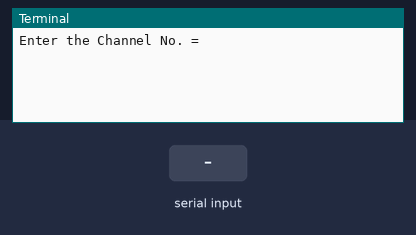
Simulated run of this program. Board: Raspberry Pi (BCM pin numbers). Shown: the last lines printed to the terminal. Inputs (shaded band) come from the test bench. The clock reads 2024-03-15 10:24:30 at power-on unless the program sets it.

Above: at 1.2 s.
1.3 s: "1" typed at the terminal, then Enter
At 1.9 s:
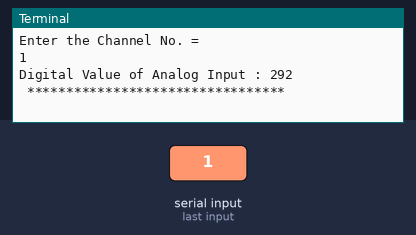
2.9 s: "2" typed at the terminal, then Enter
At 4.9 s:
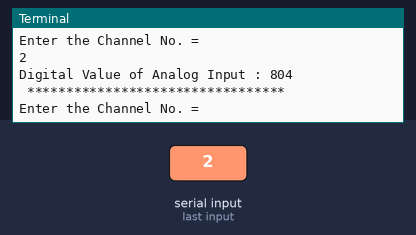

The program:

MCP3426.py
```python
# (licence header left out)
import smbus
import time

# Get I2C bus
bus = smbus.SMBus(1)

# I2C address of the device
MCP3426_DEFAULT_ADDRESS				= 0x68

# MCP3426 Configuration Command Set
MCP3426_CMD_NEW_CNVRSN				= 0x80 # Initiate a new conversion(One-Shot Conversion mode only)
MCP3426_CMD_CHNL_1					= 0x00 # Channel-1 Selected
MCP3426_CMD_CHNL_2					= 0x20 # Channel-2 Selected
MCP3426_CMD_MODE_CONT				= 0x10 # Continuous Conversion Mode
MCP3426_CMD_MODE_ONESHOT			= 0x00 # One-Shot Conversion Mode
MCP3426_CMD_SPS_240					= 0x00 # 240 SPS (12-bit)
MCP3426_CMD_SPS_60					= 0x04 # 60 SPS (14-bit)
MCP3426_CMD_SPS_15					= 0x08 # 15 SPS (16-bit)
MCP3426_CMD_GAIN_1					= 0x00 # PGA Gain = 1V/V
MCP3426_CMD_GAIN_2					= 0x01 # PGA Gain = 2V/V
MCP3426_CMD_GAIN_4					= 0x02 # PGA Gain = 4V/V
MCP3426_CMD_GAIN_8					= 0x03 # PGA Gain = 8V/V
MCP3426_CMD_READ_CNVRSN				= 0x00 # Read Conversion Result Data

class MCP3426():
	def set_channel(self):
		"""Select the Channel user want to use from 1-2"""
		self.channel = int(input("Enter the Channel No. = "))
		while self.channel < 1 or self.channel > 2:
			self.channel = int(input("Enter the Channel No. = "))

		return self.channel

	def config_command(self):
		"""Select the Configuration Command from the given provided values"""
		if self.channel == 1:
			CONFIG_CMD = (MCP3426_CMD_MODE_CONT | MCP3426_CMD_SPS_240 | MCP3426_CMD_GAIN_1 | MCP3426_CMD_CHNL_1)
		elif self.channel == 2:
			CONFIG_CMD = (MCP3426_CMD_MODE_CONT | MCP3426_CMD_SPS_240 | MCP3426_CMD_GAIN_1 | MCP3426_CMD_CHNL_2)

		bus.write_byte(MCP3426_DEFAULT_ADDRESS, CONFIG_CMD)

	def read_adc(self):
		"""Read data back from MCP3426_CMD_READ_CNVRSN(0x00), 2 bytes
		raw_adc MSB, raw_adc LSB"""
		data = bus.read_i2c_block_data(MCP3426_DEFAULT_ADDRESS, MCP3426_CMD_READ_CNVRSN, 2)

		# Convert the data to 12-bits
		raw_adc = ((data[0] & 0x0F) * 256) + data[1]
		if raw_adc > 2047 :
			raw_adc -= 4095

		return {'r' : raw_adc}

from MCP3426 import MCP3426
mcp3426 = MCP3426()

while True :
	mcp3426.set_channel()
	mcp3426.config_command()
	time.sleep(0.1)
	adc = mcp3426.read_adc()
	print "Digital Value of Analog Input : %d "%(adc['r'])
	print " ********************************* "
	time.sleep(0.8)
```

Measured:
- after the input at 1.3 s, the terminal: prints a new line at once (image 1)
- after the input at 2.9 s, the terminal: prints a new line at once (image 2)
